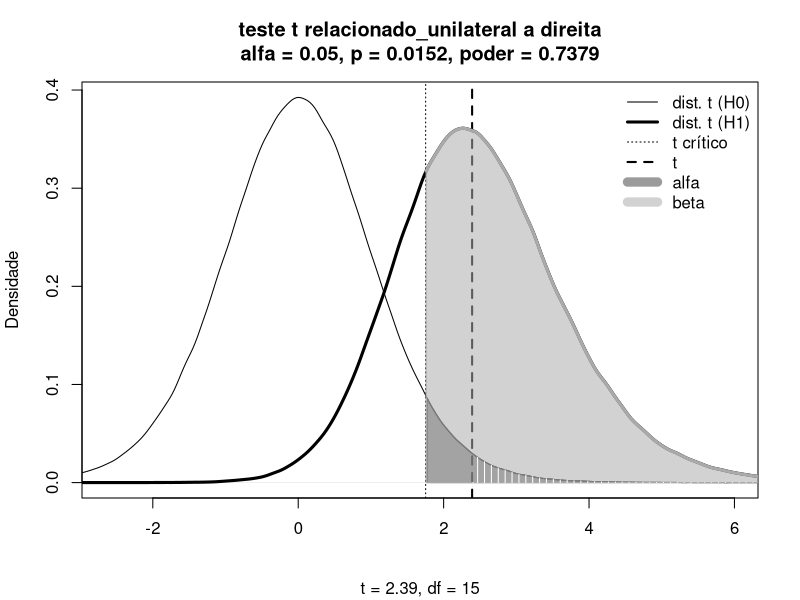

The R source for this figure:
# Teste t relacionado unilateral a direita
# Referencial teorico da distribuicao t central e nao-central

# defina:
n <- 16
mediaA <- 4.8
mediaB <- 5.9
dpA <- 1.8
dpB <- 1.2
r <- 0.3
alfa <- 0.05

# calculo
dif <- mediaB - mediaA
df <- n - 1
ep <- sqrt((dpA^2 + dpB^2 - 2*r*dpA*dpB)/n)
t <- dif/ep
ncp <- t # ncp = estatistica de teste t
# media e dp das dist. t central e nao-central
mediaH0 <- 0
dpH0 <- sqrt(df/(df-2))
beta <- sqrt(df/2)*gamma((df-1)/2)/gamma(df/2)
mediaH1 <- ncp*beta
dpH1 <- sqrt(((df*(1+ncp^2))/(df-2))-mediaH1^2)
# valor-p
p <- 1-pt(t,df)
# distribuicao t sob H0 (central: ncp = 0)
tH0 <- rt(1e6, df)
dtH0 <- density(tH0)
# distribuicao t sob H1 (nao-central: ncp = t)
tH1 <- rt(1e6, df, ncp)
dtH1 <- density(tH1)
# quantil critico (1-alfa)% sob H0 e poder 
q <- qt(1-alfa, df) 
poder <- 1-pt(q,df,ncp)
# Grafico
x_min = max(c( min(c(dtH0$x,dtH1$x)), if(t<0){-2.5*abs(t)}else{-1.5*abs(q)} ))
x_max = min(c( max(c(dtH0$x,dtH1$x)), if(t>0){ 2.5*abs(t)}else{ 1.5*abs(q)} ))
# formato de p e poder
p_txt <- paste("p = ",round(p,4),sep="")
if(p<1e-4){p_txt <- paste("p = ",format(p, format = "e", digits = 2),sep="")}
if(p>0.9999){p_txt <- "p > 0.9999"}
plot(dtH0,type="l",
     main=paste("teste t relacionado_unilateral a direita\n",
                "alfa = ",alfa,", ",p_txt,", poder = ",round(poder,4),
                sep=""),
     sub=paste("t = ",round(t,2),", df = ",round(df,2),sep=""),
     xlab=NA,ylab="Densidade",
     xlim = c(x_min,x_max),
     lwd=1, lty=1, col="#000000"
)
lines(dtH1,lwd=3, lty=1, col="#000000")
abline(v=q, lwd=1, lty = 3, col="#000000")
abline(v=t, lwd=2, lty = 2, col="#000000")
# area de alfa
# direita
alfa_x <- c(dtH0$x[dtH0$x>=q]) 
alfa_y <- c(dtH0$y[dtH0$x>=q])
lines(alfa_x, alfa_y, col="#444444", lwd=1)
alfa_x <- c(min(alfa_x),alfa_x,max(alfa_x))  
alfa_y <- c(0,alfa_y,0)
polygon(alfa_x, alfa_y, col="#44444488", border="#444444")
# area beta (1-poder)
beta_x <- c(dtH1$x[dtH1$x>=q]) 
beta_y <- c(dtH1$y[dtH1$x>=q])
lines(beta_x, beta_y, col="#aaaaaa", lwd=3)
beta_x <- c(min(beta_x),beta_x,max(beta_x))  
beta_y <- c(0,beta_y,0)
polygon(beta_x, beta_y, col="#aaaaaa88", border="#aaaaaa")
# area de p
if (p>alfa) {p_cor="#333333"} else {p_cor="#ffffff"}
# direita
p_x <- c(dtH0$x[dtH0$x>=t]) 
p_y <- c(dtH0$y[dtH0$x>=t])
p_x <- c(min(p_x),p_x,max(p_x))  
p_y <- c(0,p_y,0)
hachura_x <- c()
hachura_y <- c()
for (a in seq(from=1, to=length(p_x), by=3))
{
  hachura_x <- c(hachura_x, p_x[a])
  hachura_y <- c(hachura_y, p_y[a])
}
if (max(hachura_y)<0.005) 
{
  hachura_y <- rep( 0.005,length(hachura_y)); p_cor="#000000";
}
lines(hachura_x,hachura_y,type="h",lwd=1,lty=1,col=p_cor)
# legenda
if (abs(x_min)<abs(x_max)) {posleg <- "topright"} else {posleg <- "topleft"}
legend(posleg, 
       c(
         "dist. t (H0)", "dist. t (H1)", "t crítico", "t", "alfa", "beta"
       ), 
       col=c("#000000","#000000","#000000","#000000","#44444488","#aaaaaa88"),
       lwd=c(1,3,1,2,9,9), 
       lty=c(1,1,3,2,1,1), 
       box.lwd=0, bg="transparent")  


